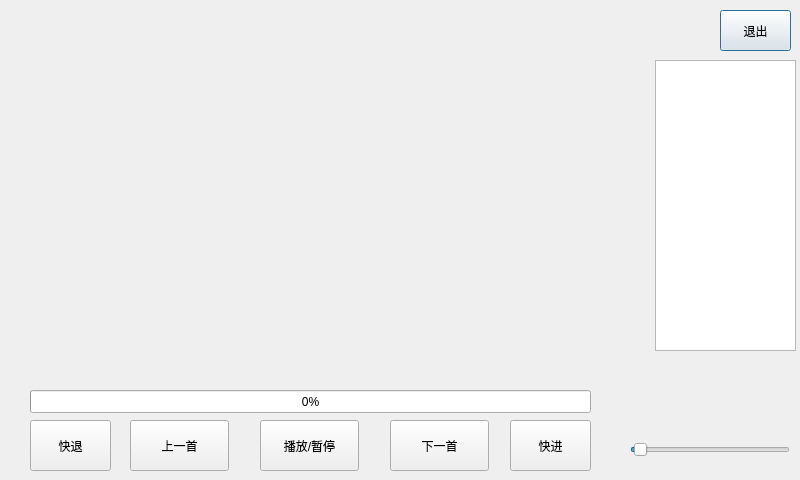
<?xml version="1.0" encoding="UTF-8"?>
<ui version="4.0">
 <class>Music</class>
 <widget class="QDialog" name="Music">
  <property name="geometry">
   <rect>
    <x>0</x>
    <y>0</y>
    <width>800</width>
    <height>480</height>
   </rect>
  </property>
  <property name="windowTitle">
   <string>Dialog</string>
  </property>
  <widget class="QPushButton" name="pushButton_exit">
   <property name="geometry">
    <rect>
     <x>720</x>
     <y>10</y>
     <width>71</width>
     <height>41</height>
    </rect>
   </property>
   <property name="text">
    <string>退出</string>
   </property>
  </widget>
  <widget class="QPushButton" name="pushButton_up">
   <property name="geometry">
    <rect>
     <x>130</x>
     <y>420</y>
     <width>99</width>
     <height>51</height>
    </rect>
   </property>
   <property name="text">
    <string>上一首</string>
   </property>
  </widget>
  <widget class="QPushButton" name="pushButton_start_stop">
   <property name="geometry">
    <rect>
     <x>260</x>
     <y>420</y>
     <width>99</width>
     <height>51</height>
    </rect>
   </property>
   <property name="text">
    <string>播放/暂停</string>
   </property>
  </widget>
  <widget class="QPushButton" name="pushButton_next">
   <property name="geometry">
    <rect>
     <x>390</x>
     <y>420</y>
     <width>99</width>
     <height>51</height>
    </rect>
   </property>
   <property name="text">
    <string>下一首</string>
   </property>
  </widget>
  <widget class="QSlider" name="horizontalSlider">
   <property name="geometry">
    <rect>
     <x>630</x>
     <y>430</y>
     <width>160</width>
     <height>40</height>
    </rect>
   </property>
   <property name="maximum">
    <number>100</number>
   </property>
   <property name="pageStep">
    <number>2</number>
   </property>
   <property name="value">
    <number>2</number>
   </property>
   <property name="sliderPosition">
    <number>2</number>
   </property>
   <property name="orientation">
    <enum>Qt::Horizontal</enum>
   </property>
  </widget>
  <widget class="QPushButton" name="pushButton_minu">
   <property name="geometry">
    <rect>
     <x>30</x>
     <y>420</y>
     <width>81</width>
     <height>51</height>
    </rect>
   </property>
   <property name="text">
    <string>快退</string>
   </property>
  </widget>
  <widget class="QPushButton" name="pushButton_add">
   <property name="geometry">
    <rect>
     <x>510</x>
     <y>420</y>
     <width>81</width>
     <height>51</height>
    </rect>
   </property>
   <property name="text">
    <string>快进</string>
   </property>
  </widget>
  <widget class="QProgressBar" name="progressBar">
   <property name="geometry">
    <rect>
     <x>30</x>
     <y>390</y>
     <width>561</width>
     <height>23</height>
    </rect>
   </property>
   <property name="value">
    <number>0</number>
   </property>
  </widget>
  <widget class="QLabel" name="label_2">
   <property name="geometry">
    <rect>
     <x>50</x>
     <y>110</y>
     <width>550</width>
     <height>50</height>
    </rect>
   </property>
   <property name="font">
    <font>
     <pointsize>10</pointsize>
    </font>
   </property>
   <property name="text">
    <string/>
   </property>
  </widget>
  <widget class="QLabel" name="label_1">
   <property name="geometry">
    <rect>
     <x>50</x>
     <y>50</y>
     <width>550</width>
     <height>50</height>
    </rect>
   </property>
   <property name="font">
    <font>
     <pointsize>10</pointsize>
    </font>
   </property>
   <property name="text">
    <string/>
   </property>
  </widget>
  <widget class="QLabel" name="label_4">
   <property name="geometry">
    <rect>
     <x>50</x>
     <y>230</y>
     <width>550</width>
     <height>50</height>
    </rect>
   </property>
   <property name="font">
    <font>
     <pointsize>10</pointsize>
    </font>
   </property>
   <property name="text">
    <string/>
   </property>
  </widget>
  <widget class="QLabel" name="label_3">
   <property name="geometry">
    <rect>
     <x>50</x>
     <y>160</y>
     <width>550</width>
     <height>60</height>
    </rect>
   </property>
   <property name="font">
    <font>
     <pointsize>18</pointsize>
    </font>
   </property>
   <property name="styleSheet">
    <string notr="true">color: rgb(255, 85, 127);</string>
   </property>
   <property name="text">
    <string/>
   </property>
  </widget>
  <widget class="QLabel" name="label_5">
   <property name="geometry">
    <rect>
     <x>50</x>
     <y>290</y>
     <width>550</width>
     <height>50</height>
    </rect>
   </property>
   <property name="font">
    <font>
     <pointsize>10</pointsize>
    </font>
   </property>
   <property name="text">
    <string/>
   </property>
  </widget>
  <widget class="QListWidget" name="listWidget">
   <property name="geometry">
    <rect>
     <x>655</x>
     <y>60</y>
     <width>141</width>
     <height>291</height>
    </rect>
   </property>
  </widget>
 </widget>
 <resources/>
 <connections/>
</ui>
